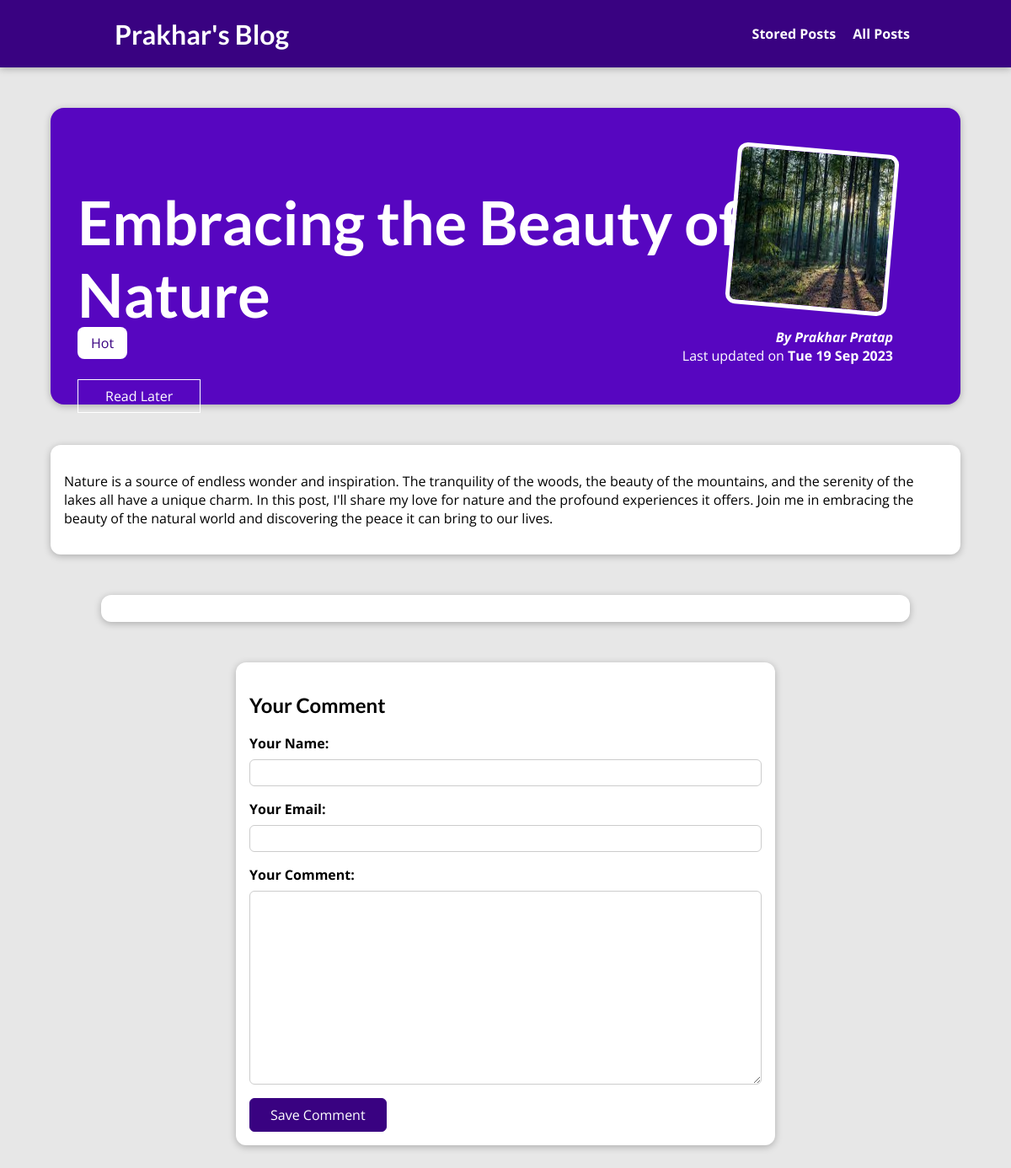
The app's page /posts/into-the-woods with its own data.
### blog/models.py (models this page shows, shortened)
class Post(models.Model):
    title = models.CharField(max_length=100)
    excerpt = models.CharField(max_length=200)
    image = models.ImageField(upload_to="posts" , null=True)
    date = models.DateField(auto_now=True)
    slug = models.SlugField(unique=True, db_index=True)
    content = models.TextField(validators=[MinLengthValidator(10)])
    author = models.ForeignKey(Author, on_delete=models.SET_NULL, null=True, related_name="posts")
    tags = models.ManyToManyField(Tag)

class Tag(models.Model):
    caption = models.CharField(max_length=20)

class Author(models.Model):
    first_name = models.CharField(max_length=100)
    last_name = models.CharField(max_length=100)
    email_address = models.EmailField()
    def __str__(self):
        return f"{self.first_name} {self.last_name}"

### blog/views.py (the view, shortened to what this page needs)
# urls.py: path("posts/<slug:slug>", views.SinglePostView.as_view(), name="post-detail-page"),
class SinglePostView(View):
    def is_stored_post(self, request, post_id):
        stored_posts = request.session.get("stored_posts")
        if stored_posts is not None:
            is_saved_for_later = post_id in stored_posts
        else:
            is_saved_for_later = False
        return is_saved_for_later
    def get(self, request, slug):
        post = Post.objects.get(slug=slug)
        context = {
            "post": post,
            "post_tag": post.tags.all(),
            "comment_form": CommentForm(),
            "comments": post.comments.all().order_by("-id"),
            "saved_for_later": self.is_stored_post(request, post.id)
        }
        return render(request, "blog/post-detail.html", context)

### blog/forms.py
class CommentForm(forms.ModelForm):
    class Meta:
        model = Comment
        exclude = ["post"]
        labels = {
            "user_name": "Your Name",
            "user_email": "Your Email",
            "text": "Your Comment"
        }

### blog/templates/blog/post-detail.html (shortened to what this page needs)
{% extends "base.html" %}
{% load static %}
{% block css_files %}
<link rel="stylesheet" href="{% static 'blog/post-detail.css' %}" />
{% endblock %}
{% block content %}
<section id="summary">
    <h2>{{ post.title }}</h2>
    <div>
        {% for tag in post_tag %}
         <span class="tag">{{ tag.caption }}</span>
        {% endfor %}
    </div>
    <div id="read-later">
        <form action="{% url "read-later" %}" method="POST">
        <button>
            {% if saved_for_later %}
                Remove from "Read Later"
            {% else %}
                Read Later
            {% endif %}
        </button>
        </form>
    </div>
    <article>
        <img src="{{ post.image.url }}" alt="{{ post.title }}" />
        <address>By <a href="mailto:{{post.author.email_address}}">{{ post.author }}</a></address>
        <div>
            Last updated on <time>{{ post.date|date:"D d M Y" }}</time>
        </div>
    </article>
</section>
<main>
    <p>
        {{ post.content|linebreaks }}
    </p>
</main>
<section id="comments">
</section>
<section id="comment-form">
    <h2>Your Comment</h2>
    <form action="{% url "post-detail-page" post.slug %}" method="POST">
        {% for form_field in comment_form %}
        <div class="form-control">
            {{ form_field.label_tag }}
            {{ form_field }}
        </div>
        {% endfor %}
        <button>Save Comment</button>
    </form>
</section>
{% endblock %}

### static/app.css (style rules this page uses)
* { box-sizing: border-box; }
html { font-family: 'Open Sans', 'Lato', sans-serif; }
body { margin: 0; }
h1, h2, h3 { font-family: 'Lato', sans-serif; font-weight: bold; }

### blog/static/blog/post-detail.css (style rules this page uses)
body { background-color: #e7e7e7; }
#summary { margin: 8rem auto 3rem auto; padding: 2rem; width: 90%; max-width: 90rem; border-radius: 16px; background-color: #5706c0; position: relative; box-shadow: 0 2px 8px rgba(0, 0, 0, 0.25); height: 22rem; }
#summary h2 { color: white; font-size: 4.5rem; margin-bottom: 0.25rem; }
#summary article { position: absolute; top: 2rem; right: 3rem; padding: 1rem 2rem; border-radius: 12px; text-align: right; color: white; }
#summary article img { width: 12rem; height: 12rem; border-radius: 12px; transform: rotateZ(5deg); border: 5px solid white; margin-bottom: 1rem; }
#summary address { font-weight: bold; }
#summary a { color: white; text-decoration: none; }
#summary time { font-weight: bold; }
#read-later { margin: 2rem 0; }
#read-later button { background-color: transparent; border: 1px solid white; padding: 0.5rem 2rem; font: inherit; color: white; cursor: pointer; }
main { width: 90%; max-width: 90rem; margin: 3rem auto; background-color: white; padding: 1rem; border-radius: 12px; box-shadow: 0 2px 8px rgba(0, 0, 0, 0.25); }
.tag { background-color: white; color: #390281; padding: 0.5rem 1rem; border-radius: 8px; }
#comment-form { margin: 3rem auto; width: 90%; max-width: 40rem; border-radius: 12px; background-color: white; box-shadow: 0 2px 8px rgba(0, 0, 0, 0.25); padding: 1rem; }
#comment-form button { font: inherit; background-color: #390281; color: white; border: 1px solid #390281; padding: 0.5rem 1.5rem; border-radius: 6px; cursor: pointer; }
.form-control { margin-bottom: 1rem; }
.form-control label { font-weight: bold; margin-bottom: 0.5rem; display: block; }
.form-control input, .form-control textarea { display: block; width: 100%; font: inherit; padding: 0.25rem; border-radius: 6px; border: 1px solid #ccc; }
#comments { margin: 3rem auto; width: 90%; max-width: 60rem; border-radius: 12px; background-color: white; box-shadow: 0 2px 8px rgba(0, 0, 0, 0.25); padding: 1rem 2rem; }

### records on screen
Post: title "Embracing the Beauty of Nature", image (picture), author "Prakhar Pratap", date "Tue 19 Sep 2023", content "Nature is a source of endless wonder and inspiration. The tranquility of the woods, the beauty of the mountains, and the serenity of the lakes all have a unique charm. In this post, I'll share my love for nature and the profound experiences it offers. Join me in embracing the beauty of the natural world and discovering the peace it can bring to our lives."
Tag: caption "Hot"
